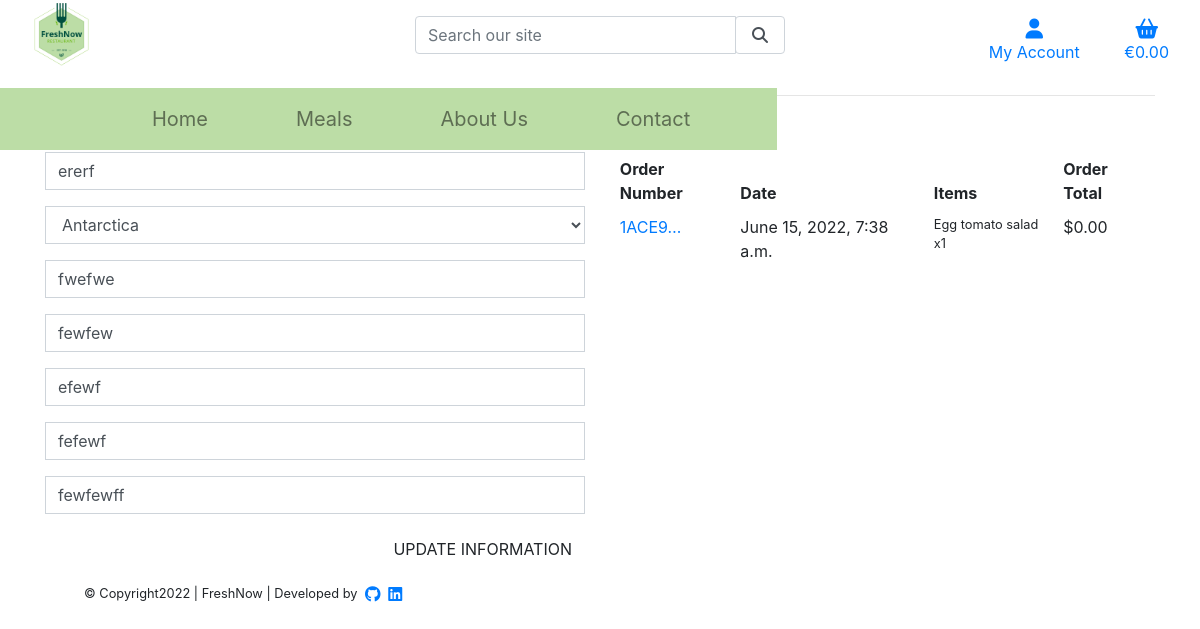
Page /profile/ (signed in) on the earlier database version.
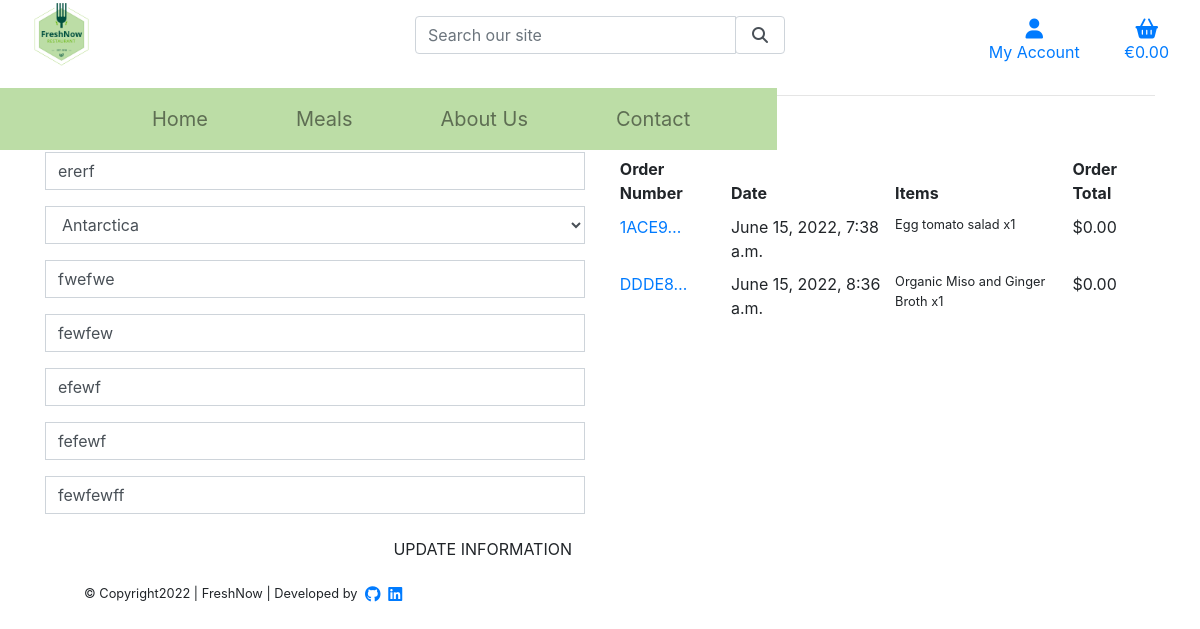
Same page on the later database version.
### checkout/models.py (models this page shows, shortened)
class Order(models.Model):
    order_number = models.CharField(max_length=32, null=False, editable=False)
    user_profile = models.ForeignKey(UserProfile, on_delete=models.SET_NULL,
                                     null=True, blank=True, related_name='orders')
    full_name = models.CharField(max_length=50, null=False, blank=False)
    email = models.EmailField(max_length=254, null=False, blank=False)
    phone_number = models.CharField(max_length=20, null=False, blank=False)
    country = CountryField(blank_label='Country *', null=False, blank=False)
    postcode = models.CharField(max_length=20, null=True, blank=True)
    town_or_city = models.CharField(max_length=40, null=False, blank=False)
    street_address1 = models.CharField(max_length=80, null=False, blank=False)
    street_address2 = models.CharField(max_length=80, null=True, blank=True)
    county = models.CharField(max_length=80, null=True, blank=True)
    date = models.DateTimeField(auto_now_add=True)
    delivery_cost = models.DecimalField(max_digits=6, decimal_places=2, null=False, default=0)
    order_total = models.DecimalField(max_digits=10, decimal_places=2, null=False, default=0)
    grand_total = models.DecimalField(max_digits=10, decimal_places=2, null=False, default=0)
    original_bag = models.TextField(null=False, blank=False, default='')
    stripe_pid = models.CharField(max_length=254, null=False, blank=False, default='')

class OrderLineItem(models.Model):
    order = models.ForeignKey(Order, null=False, blank=False, on_delete=models.CASCADE, related_name='lineitems')
    product = models.ForeignKey(Product, null=False, blank=False, on_delete=models.CASCADE)
    spicy_level = models.CharField(max_length=2, null=True, blank=True) # XS, S, M, L, XL
    quantity = models.IntegerField(null=False, blank=False, default=0)
    lineitem_total = models.DecimalField(max_digits=6, decimal_places=2, null=False, blank=False, editable=False)

### products/models.py (models this page shows, shortened)
class Product(models.Model):
    category = models.ForeignKey(
        'Category', null=True, blank=True, on_delete=models.SET_NULL)
    sku = models.CharField(max_length=254, null=True, blank=True)
    name = models.CharField(max_length=254)
    description = models.TextField()
    price = models.DecimalField(max_digits=6, decimal_places=2)
    rating = models.DecimalField(
        max_digits=6, decimal_places=2, null=True, blank=True)
    image = models.ImageField(null=True, blank=True)
    calories= models.DecimalField(
        max_digits=6, null=True, blank=True, decimal_places=0)
    label = models.CharField(choices=LABEL_CHOICES, max_length=1, default=False)
    is_spicy = models.BooleanField(default=False, null=True, blank=True)

### profiles/views.py (the view)
# urls.py: path('profile/', include('profiles.urls')),
def profile(request):
    profile = get_object_or_404(UserProfile, user=request.user)
    if request.method == 'POST':
        form = UserProfileForm(request.POST, instance=profile)
        if form.is_valid():
            form.save()
            messages.success(request, 'Profile updated successfully')
    form = UserProfileForm(instance=profile)
    orders = profile.orders.all()
    template = 'profiles/profile.html'
    context = {
        'form': form,
        'orders': orders,
        'on_profile_page': True
    }
    return render(request, template, context)

### profiles/forms.py
class UserProfileForm(forms.ModelForm):
    class Meta:
        model = UserProfile
        exclude = ('user',)
    def __init__(self, *args, **kwargs):
        super().__init__(*args, **kwargs)
        placeholders = {
            'default_phone_number': 'Phone Number',
            'default_postcode': 'Postal Code',
            'default_town_or_city': 'Town or City',
            'default_street_address1': 'Street Address 1',
            'default_street_address2': 'Street Address 2',
            'default_county': 'County, State or Locality',
        }
        self.fields['default_phone_number'].widget.attrs['autofocus'] = True
        for field in self.fields:
            if field != 'default_country':
                if self.fields[field].required:
                    placeholder = f'{placeholders[field]} *'
                else:
                    placeholder = placeholders[field]
                self.fields[field].widget.attrs['placeholder'] = placeholder
            self.fields[field].widget.attrs['class'] = 'border-black rounded-0 profile-form-input'
            self.fields[field].label = False

### profiles/templates/profiles/profile.html (shortened to what this page needs)
{% extends "base.html" %}
{% load static %}
{% block extra_css %}
    <link rel="stylesheet" href="{% static 'profiles/css/profile.css' %}">
{% endblock %}
{% block content %}
    <div class="container">
        <div class="row">
            <div class="col">
                <h2 class="logo-font mb-4">My Profile</h2>
            </div>
        </div>
        <div class="row">
            <div class="col-12 col-lg-6">
                <p class="text-muted">Default Delivery Information</p>
                <form class="mt-3" action="{% url 'profile' %}" method="POST" id="profile-update-form">
                    {{ form|crispy }}
                    <button class="btn btn-black rounded-0 text-uppercase float-right">Update Information</button>
                </form>
            </div>
            <div class="col-12 col-lg-6">
                <p class="text-muted">Order History</p>
                <div class="order-history table-responsive">
                    <table class="table table-sm table-borderless">
                        <thead>
                            <tr>
                                <th>Order Number</th>
                                <th>Date</th>
                                <th>Items</th>
                                <th>Order Total</th>
                            </tr>
                        </thead>
                        <tbody>
                            {% for order in orders %}
                                <tr>
                                    <td>
                                        <a href="{% url 'order_history' order.order_number %}"
                                        title="{{ order.order_number }}">
                                            {{ order.order_number|truncatechars:6 }}
                                        </a>
                                    </td>
                                    <td>{{ order.date }}</td>
                                    <td>
                                        <ul class="list-unstyled">
                                            {% for item in order.lineitems.all %}
                                                <li class="small">
                                                    {{ item.product.name }} x{{ item.quantity }}
                                                </li>
                                            {% endfor %}
                                        </ul>
                                    </td>
                                    <td>${{ order.grand_total }}</td>
                                </tr>
                            {% endfor %}
                        </tbody>
                    </table>
                </div>
            </div>
        </div>
{% endblock %}

Differences in the rows shown:
added Order: order_number "DDDE8…", date "June 15, 2022, 8:36 a.m.", grand_total "0.00"
added OrderLineItem: product.name "Organic Miso and Ginger Broth", quantity "1", shown under "DDDE8…"
